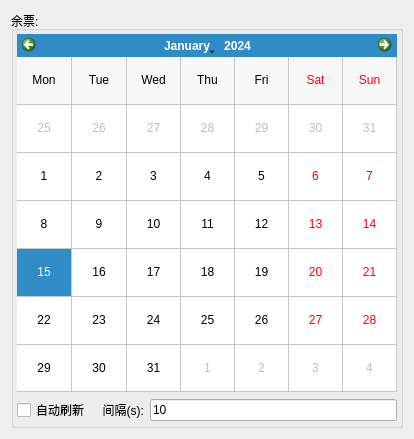
<?xml version="1.0" encoding="UTF-8"?>
<ui version="4.0">
 <class>remainTicketWidget</class>
 <widget class="QWidget" name="remainTicketWidget">
  <property name="geometry">
   <rect>
    <x>0</x>
    <y>0</y>
    <width>414</width>
    <height>439</height>
   </rect>
  </property>
  <property name="windowTitle">
   <string>Form</string>
  </property>
  <layout class="QVBoxLayout" name="verticalLayout">
   <item>
    <widget class="QGroupBox" name="groupBox_4">
     <property name="title">
      <string>余票:</string>
     </property>
     <layout class="QVBoxLayout" name="verticalLayout_4">
      <property name="leftMargin">
       <number>3</number>
      </property>
      <property name="topMargin">
       <number>3</number>
      </property>
      <property name="rightMargin">
       <number>3</number>
      </property>
      <property name="bottomMargin">
       <number>3</number>
      </property>
      <item>
       <widget class="QCalendarWidget" name="calendarTicket">
        <property name="firstDayOfWeek">
         <enum>Qt::Monday</enum>
        </property>
        <property name="gridVisible">
         <bool>true</bool>
        </property>
        <property name="selectionMode">
         <enum>QCalendarWidget::NoSelection</enum>
        </property>
        <property name="horizontalHeaderFormat">
         <enum>QCalendarWidget::ShortDayNames</enum>
        </property>
        <property name="verticalHeaderFormat">
         <enum>QCalendarWidget::NoVerticalHeader</enum>
        </property>
        <property name="navigationBarVisible">
         <bool>true</bool>
        </property>
        <property name="dateEditEnabled">
         <bool>false</bool>
        </property>
       </widget>
      </item>
      <item>
       <layout class="QHBoxLayout" name="horizontalLayout_5">
        <item>
         <widget class="QCheckBox" name="checkAutoRefresh">
          <property name="text">
           <string>自动刷新</string>
          </property>
         </widget>
        </item>
        <item>
         <widget class="QLabel" name="label_4">
          <property name="text">
           <string>  间隔(s):</string>
          </property>
         </widget>
        </item>
        <item>
         <widget class="QLineEdit" name="textRefreshInterval">
          <property name="text">
           <string>10</string>
          </property>
         </widget>
        </item>
       </layout>
      </item>
     </layout>
    </widget>
   </item>
  </layout>
 </widget>
 <resources/>
 <connections/>
</ui>
